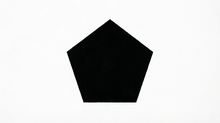
%> input picture data/lr3/pentagon.png, 220 x 123 px, shrunk from 1664 x 928 before the run
$ octave Lab_3.m   (GNU Octave 9; MATLAB toolbox functions it lacks are replaced by stand-ins)
%> lines starting %> are read from the running program, lines starting %| are printed output that depends on the picture; in (x1, y1, x2, y2) boxes, pixels count from 0 and x2, y2 are one past the last pixel; in counts of white or black regions, pixels touching at a corner belong together; the program's own positions count from 1
clear;
close all;
clc;

%% LOAD IMAGE

A = imread('pentagon.png');
%> A is the input picture: size 123x220x3 uint8; mean R, G, B 205.1, 205.5, 205.1
figure; imshow(A); title('Исходное изображение');

[h,w,p] = size(A);
%> h = 123; w = 220; p = 3
if p == 3
    A = rgb2gray(A);
%> A: size 123x220 uint8
end

%% GRADIENT DIRECTION

Ad = im2double(A);

Sx = [-1 0 1;
      -2 0 2;
      -1 0 1];

Sy = Sx';
Dx = imfilter(Ad,Sx);
Dy = imfilter(Ad,Sy);
gamma = atan2d(Dy,Dx);

%% EDGE DETECTION

E = edge(A,'Sobel');
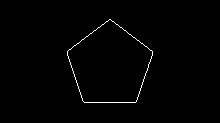
%> E: size 123x220 logical; 0.88% white in thin lines or dots, all inside (x1, y1, x2, y2) = (67, 19, 153, 103)
figure; imshow(E);
title('Собель');

E2 = edge(A,'Canny');
%> E2: size 123x220 logical; 1.1% white in thin lines or dots, all inside (x1, y1, x2, y2) = (67, 20, 153, 103)
figure; imshow(imcomplement(E2));
title('Канни');

%% ORIGINAL HOUGH METHOD  y = k*x + b

KMAX = 1000;
BMAX = 1000;

kmax = 5;
bmax = 1000;

H_original = zeros(KMAX,BMAX);

tic;
for x = 1:w
    for y = 1:h
        if E(y,x) == 1
            for KI = 1:KMAX

                k =  (KI-1)*(2*kmax)/(KMAX-1) - kmax;
                b = -x*k + y;
                BI = round((b+bmax)*(BMAX-1)/(2*bmax) + 1);

                if (BI >= 1) &&  (BI <= BMAX)

                    H_original(KI,BI) =  H_original(KI,BI) + 1;
                end
            end
        end
    end
end
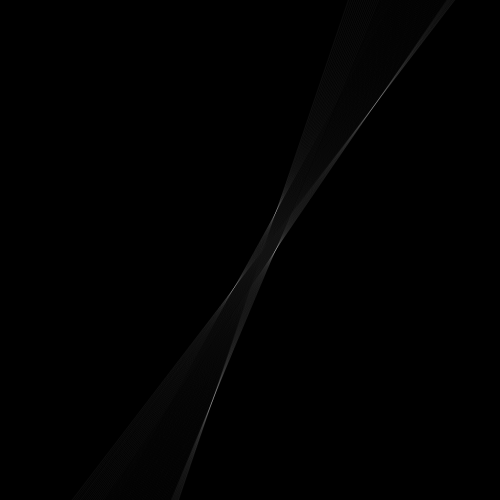
%> H_original: size 1000x1000 double (shown at 1/2 size); min 0, max 54, mean 0.2; drawn with min black and max white
%> after the loop, BI = 146; b = -709; k = 5

t_before = toc;

figure; Hshow = H_original';
imshow(Hshow, [0 0.3*max(Hshow(:))]);
colormap(flipud(gray(256))); title('Пространство поиска');
%> after `title('Пространство поиска')`:
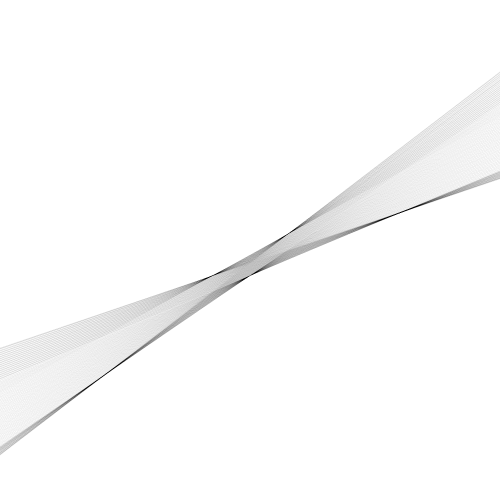
%> displayed picture: size 1000x1000x3, on the screen's scale of 0 to 255 (shown at 1/2 size); min 0, max 255, mean 251.3

%% DRAW FOUR STRONGEST LINES

B4 = A;
Htemp = H_original;

for Pass = 1:4

    % Find strongest maximum
    Hmax = max(Htemp(:));
    [Kbest,Bbest] = find(Htemp == Hmax);

    Kbest = Kbest(1);
    Bbest = Bbest(1);

    kbest = (Kbest-1)*(2*kmax)/(KMAX-1) - kmax;
    bbest = (Bbest-1)*(2*bmax)/(BMAX-1) - bmax;

    for x = 1:w
        y = round(kbest*x + bbest);
        if (y >= 1) &&  (y <= h)
            B4(y,x) = 0;

        end
    end

    d = 12;
    K1 = max(Kbest-d,1);
    K2 = min(Kbest+d,KMAX);

    B1 = max(Bbest-d,1);
    B2 = min(Bbest+d,BMAX);

    Htemp(K1:K2,B1:B2) = 0;

end
%> this loop made 4 passes
%> (Hmax, Kbest, Bbest, kbest, bbest, K1, K2, B1) on passes 1 to 4: (54, 500, 552, -0.00501, 103.1, 488, 512, 540), (45, 577, 468, 0.766, -65.07, 565, 589, 456), (44, 425, 552, -0.756, 103.1, 413, 437, 540), (35, 206, 753, -2.95, 505.5, 194, 218, 741)
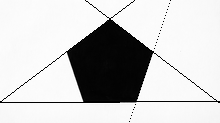
%> B4: size 123x220 uint8; min 0, max 255, mean 201.2
%> Htemp: size 1000x1000 double; 0.13% of pixels changed, all inside (x1, y1, x2, y2) = (458, 193, 763, 589)
figure; imshow(B4); title('Четыре наиболее выраженные линии');


%%  PART 2
% FORCE A FIFTH LINE USING ORIGINAL HOUGH SPACE

B5wrong = A;
Htemp = H_original;

for Pass = 1:5
    Hmax = max(Htemp(:));

    [Kbest,Bbest] = find(Htemp == Hmax);

    Kbest = Kbest(1);
    Bbest = Bbest(1);

    kbest = (Kbest-1)*(2*kmax)/(KMAX-1) - kmax;

    bbest = (Bbest-1)*(2*bmax)/(BMAX-1) - bmax;
    for x = 1:w

        y = round(kbest*x + bbest);
        if (y >= 1) &&  (y <= h)
            B5wrong(y,x) = 0;
        end
    end

    d = 12;

    K1 = max(Kbest-d,1);
    K2 = min(Kbest+d,KMAX);

    B1 = max(Bbest-d,1);
    B2 = min(Bbest+d,BMAX);
    Htemp(K1:K2,B1:B2) = 0;

end
%> this loop made 5 passes
%> B5wrong: size 123x220 uint8; min 0, max 255, mean 200.9
%> Htemp: size 1000x1000 double; 0.16% of pixels changed, all inside (x1, y1, x2, y2) = (411, 193, 763, 817)

figure;
imshow(B5wrong);
title(['Принудительно найденная пятая линия из исходного пространства']);


%% ORIGINAL HOUGH METHOD OPTIMIZATION
H_optimized = zeros(KMAX,BMAX);
alpha =   (2*kmax)/(KMAX-1);
beta =    (BMAX-1)/(2*bmax);
tic;
for x = 1:w

    for y = 1:h

        if E(y,x) == 1

            for KI = 1:KMAX

                k = (KI-1)*alpha - kmax;
                b = -x*k + y;

                BI = round(   (b+bmax)*beta + 1);

                if (BI >= 1) &&  (BI <= BMAX)

                    H_optimized(KI,BI) =  H_optimized(KI,BI) + 1;
                end
            end
        end
    end
end
t_after = toc;

%% RESULTS
speedup =  t_before / t_after;
improvement =  (t_before - t_after) / t_before * 100;

fprintf('\n');
fprintf('========================================\n');
fprintf('РЕЗУЛЬТАТЫ ОПТИМИЗАЦИИ\n');
fprintf('----------------------------------------\n');

fprintf('До оптимизации      = %.6f с\n', t_before);

fprintf('После оптимизации   = %.6f с\n', t_after);
fprintf('Ускорение           = %.3f x\n', speedup);
fprintf('Улучшение           = %.2f %%\n',  improvement);


%% NORMAL HOUGH TRANSFORM - TRIGONOMETRIC OPTIMIZATION

RMAX = round(sqrt(w^2 + h^2)) + 1;
%> RMAX = 253
FMAX = 360;

%% BEFORE OPTIMIZATION
% sin and cos are calculated inside the loop

H_before = zeros(RMAX,FMAX);

tic;
for x = 1:w
    for y = 1:h

        if E(y,x) == 1
            for FI = 1:FMAX
                rho = x*cosd(FI) + y*sind(FI);
                RI = round(rho) + 1;
                if RI >= 1 && RI <= RMAX
                    H_before(RI,FI) =   H_before(RI,FI) + 1;
                end
            end
        end
    end
end
%> after the loop, RI = 154; rho = 153

t_trig_before = toc;


%% AFTER OPTIMIZATION
% Precalculate sine and cosine tables

phi_values = 1:FMAX;

cos_phi = cosd(phi_values);
sin_phi = sind(phi_values);

H_after = zeros(RMAX,FMAX);

tic;
for x = 1:w
    for y = 1:h

        if E(y,x) == 1

            for FI = 1:FMAX

                rho = x*cos_phi(FI) +  y*sin_phi(FI);

                RI = round(rho) + 1;

                if RI >= 1 && RI <= RMAX
                    H_after(RI,FI) =   H_after(RI,FI) + 1;
                end

            end
        end
    end
end

t_trig_after = toc;


%% PERFORMANCE RESULTS

speedup_trig = t_trig_before / t_trig_after;

improvement_trig =  (t_trig_before - t_trig_after) /  t_trig_before * 100;

fprintf('\n');
fprintf('========================================\n');
fprintf('TRIGONOMETRIC OPTIMIZATION\n');
fprintf('----------------------------------------\n');
fprintf('Before optimization = %.6f s\n', t_trig_before);
fprintf('After optimization  = %.6f s\n', t_trig_after);
fprintf('Speedup             = %.3f x\n', speedup_trig);
fprintf('Improvement         = %.2f %%\n', improvement_trig);

H_normal = H_after;
t_normal = t_trig_after;

figure;Hmax = max(H_normal(:)); imshow(-H_normal, [-0.25*Hmax 0]);
%> after `Hmax = max(H_normal(:))`: Hmax = 52
title('Пространство поиска');


%% FULL NORMAL HOUGH - BEFORE GRADIENT OPTIMIZATION

RMAX = round(sqrt(w^2+h^2)) + 1;
FMAX = 360;

phi_values = 1:FMAX;
cos_phi = cosd(phi_values);
sin_phi = sind(phi_values);

H_full = zeros(RMAX,FMAX);

tic;
for x = 1:w
    for y = 1:h

        if E(y,x) == 1
            for FI = 1:FMAX
                rho = x*cos_phi(FI) + y*sin_phi(FI);
                RI = round(rho) + 1;
                if RI >= 1 && RI <= RMAX
                    H_full(RI,FI) = H_full(RI,FI) + 1;
                end

            end
        end
    end
end
t_gradient_before = toc;
%% GRADIENT-OPTIMIZED HOUGH

H_gradient = zeros(RMAX,FMAX);
angleTolerance = 10;
tic;

for x = 1:w
    for y = 1:h

        if E(y,x) == 1

            % Gradient direction in range 0...359 degrees
            g = mod(round(gamma(y,x)),360);

            % Two possible normal directions
            centers = [g, mod(g+180,360)];

            for C = 1:2

                centerAngle = centers(C);

                % Search only within +-10 degrees
                for delta = -angleTolerance:angleTolerance
                    angle = mod(centerAngle + delta,360);

                    if angle == 0
                        FI = 360;
                    else
                        FI = angle;
                    end

                    rho = x*cos_phi(FI) + y*sin_phi(FI);

                    RI = round(rho) + 1;

                    if RI >= 1 && RI <= RMAX

                        H_gradient(RI,FI) = H_gradient(RI,FI) + 1;

                    end
                end
            end
        end
    end
end
%> after the loop, FI = 208; RI = -160; angle = 208; centerAngle = 198; centers = [18 198]; g = 18; rho = -161.4

t_gradient_after = toc;

%% GRADIENT OPTIMIZATION RESULTS

speedup_gradient =  t_gradient_before / t_gradient_after;
improvement_gradient = (t_gradient_before - t_gradient_after) / t_gradient_before * 100;

fprintf('\n');
fprintf('========================================\n');
fprintf('GRADIENT OPTIMIZATION\n');
fprintf('----------------------------------------\n');

fprintf('Before optimization = %.6f s\n',  t_gradient_before);

fprintf('After optimization  = %.6f s\n',  t_gradient_after);

fprintf('Speedup             = %.3f x\n', speedup_gradient);

fprintf('Improvement         = %.2f %%\n',  improvement_gradient);

figure; HgradMax = max(H_gradient(:));
%> after `HgradMax = max(H_gradient(:))`: HgradMax = 51
imshow(-H_gradient, [-0.25*HgradMax 0]); title('Пространство Хафа с использованием направления градиента');
%% DETECT FIVE DISTINCT LINES

Bnormal = A;
E_remaining = E;
distanceTolerance = 3;

for Pass = 1:5

    H_pass = zeros(RMAX,FMAX);

    for x = 1:w
        for y = 1:h
            if E_remaining(y,x) == 1
                for FI = 1:FMAX
                    rho = x*cos_phi(FI) + y*sin_phi(FI);
                    RI = round(rho) + 1;
                    if (RI >= 1) && (RI <= RMAX)
                        H_pass(RI,FI) = H_pass(RI,FI) + 1;
                    end
                end
            end
        end
    end

    %% Find strongest maximum

    Hmax = max(H_pass(:));

    [Rbest,Fbest] = find(H_pass == Hmax);

    Rbest = Rbest(1);
    Fbest = Fbest(1);

    %% Convert indices to rho and phi

    rho_best = Rbest - 1;

    phi_best = phi_values(Fbest);

    ct = cosd(phi_best);
    st = sind(phi_best);

    if abs(st) > abs(ct)

        for x = 1:w

            y = round((rho_best - x*ct) / st);
            if (y >= 1) && (y <= h)
                Bnormal(y,x) = 0;
            end
        end
    else
        for y = 1:h

            x = round((rho_best - y*st) / ct);

            if (x >= 1) && (x <= w)
                Bnormal(y,x) = 0;
            end
        end
    end

    [Yedge,Xedge] = find(E_remaining);

    distances = abs(Xedge*ct + Yedge*st - rho_best);

    removeMask = distances <= distanceTolerance;

    Xremove = Xedge(removeMask);
    Yremove = Yedge(removeMask);
    removeIndex = sub2ind( size(E_remaining),  Yremove, Xremove);

    E_remaining(removeIndex) = 0;

end
%> this loop made 5 passes
%> (Hmax, Rbest, Fbest, rho_best, phi_best, ct, st) on passes 1 to 5: (52, 104, 90, 103, 90, 0, 1), (42, 163, 18, 162, 18, 0.951, 0.309), (41, 49, 342, 48, 342, 0.951, -0.309), (35, 54, 308, 53, 308, 0.616, -0.788), (32, 84, 52, 83, 52, 0.616, 0.788)
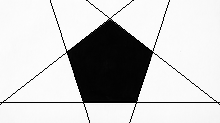
%> Bnormal: size 123x220 uint8; min 0, max 255, mean 199.7
%> E_remaining: size 123x220 logical; 0.88% of pixels changed, all inside (x1, y1, x2, y2) = (67, 19, 153, 103)
%> after the loop, RI = 109; rho = 108; x = 220; y = -67
figure;imshow(Bnormal);
title(['найденные линий в нормальном пространстве Хафа (\theta,\rho)']);

%% NORMAL HOUGH TRANSFORM WITH ORIGIN AT IMAGE CENTER

% Center of the image
cx = (w + 1) / 2;
%> cx = 110.5
cy = (h + 1) / 2;
%> cy = 62

rho_max_center = ceil(sqrt((w/2)^2 + (h/2)^2));
%> rho_max_center = 127

RMAX_center = 2*rho_max_center + 1;
%> RMAX_center = 255
FMAX_center = 360;

H_center = zeros(RMAX_center,FMAX_center);
for x = 1:w
    for y = 1:h
        if E(y,x) == 1

            % Coordinates relative to image center
            xc = x - cx;
            yc = y - cy;

            for FI = 1:FMAX_center

                rho = xc*cos_phi(FI) + yc*sin_phi(FI);

                RI = round(rho) + rho_max_center + 1;

                if RI >= 1 && RI <= RMAX_center
                    H_center(RI,FI) =   H_center(RI,FI) + 1;
                end
            end
        end
    end
end
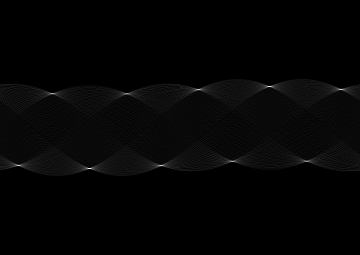
%> H_center: size 255x360 double; min 0, max 52, mean 0.9; drawn with min black and max white
%> after the loop, RI = 171; rho = 42.5; xc = 42.5; yc = -6

figure; imshow(-H_center, []);
%> after `imshow(-H_center, [])`:
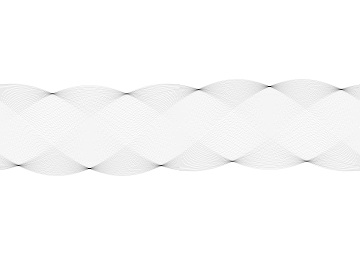
%> displayed picture: size 255x360, on the screen's scale of 0 to 255; min 0, max 255, mean 250.4
title('Пространство Хафа с началом координат в центре изображения');

speedup = t_before / t_after;
improvement = (t_before - t_after) / t_before * 100;

fprintf('РЕЗУЛЬТАТЫ ОПТИМИЗАЦИИ\n');

fprintf('До оптимизации      = %.6f с\n', t_before);
fprintf('После оптимизации   = %.6f с\n', t_after);
fprintf('Ускорение           = %.3f x\n', speedup);
fprintf('Улучшение           = %.2f %%\n', improvement);
